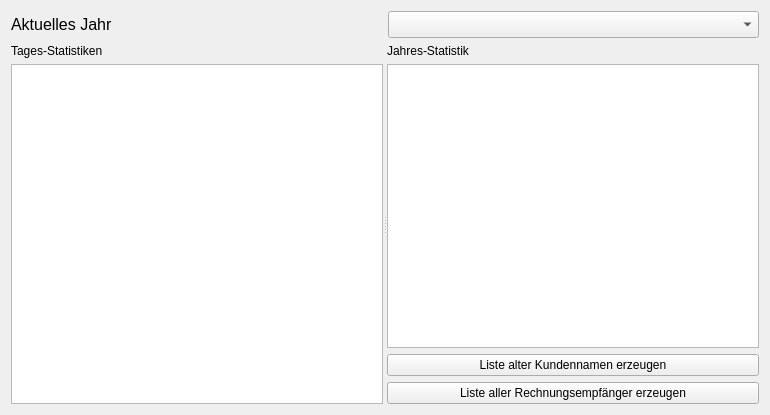
<?xml version="1.0" encoding="UTF-8"?>
<ui version="4.0">
 <class>Form</class>
 <widget class="QWidget" name="Form">
  <property name="geometry">
   <rect>
    <x>0</x>
    <y>0</y>
    <width>770</width>
    <height>415</height>
   </rect>
  </property>
  <property name="windowTitle">
   <string>Form</string>
  </property>
  <layout class="QVBoxLayout" name="verticalLayout_3">
   <item>
    <layout class="QHBoxLayout" name="horizontalLayout">
     <item>
      <widget class="QLabel" name="label_6">
       <property name="sizePolicy">
        <sizepolicy hsizetype="Preferred" vsizetype="Minimum">
         <horstretch>0</horstretch>
         <verstretch>0</verstretch>
        </sizepolicy>
       </property>
       <property name="font">
        <font>
         <pointsize>12</pointsize>
        </font>
       </property>
       <property name="text">
        <string>Aktuelles Jahr</string>
       </property>
      </widget>
     </item>
     <item>
      <widget class="QComboBox" name="combo_year">
       <property name="font">
        <font>
         <pointsize>12</pointsize>
        </font>
       </property>
       <property name="currentIndex">
        <number>-1</number>
       </property>
      </widget>
     </item>
    </layout>
   </item>
   <item>
    <widget class="QSplitter" name="splitter">
     <property name="orientation">
      <enum>Qt::Horizontal</enum>
     </property>
     <widget class="QWidget" name="layoutWidget">
      <layout class="QVBoxLayout" name="verticalLayout">
       <item>
        <widget class="QLabel" name="label">
         <property name="text">
          <string>Tages-Statistiken</string>
         </property>
        </widget>
       </item>
       <item>
        <widget class="QTextBrowser" name="textBrowser_tagesstatistik"/>
       </item>
      </layout>
     </widget>
     <widget class="QWidget" name="layoutWidget_2">
      <layout class="QVBoxLayout" name="verticalLayout_2">
       <item>
        <widget class="QLabel" name="label_2">
         <property name="text">
          <string>Jahres-Statistik</string>
         </property>
        </widget>
       </item>
       <item>
        <widget class="QTextBrowser" name="textBrowser_jahresstatistik"/>
       </item>
       <item>
        <widget class="QPushButton" name="button_altekunden">
         <property name="text">
          <string>Liste alter Kundennamen erzeugen</string>
         </property>
        </widget>
       </item>
       <item>
        <widget class="QPushButton" name="button_rechnungsadressen">
         <property name="text">
          <string>Liste aller Rechnungsempfänger erzeugen</string>
         </property>
        </widget>
       </item>
      </layout>
     </widget>
    </widget>
   </item>
  </layout>
 </widget>
 <resources/>
 <connections/>
</ui>
